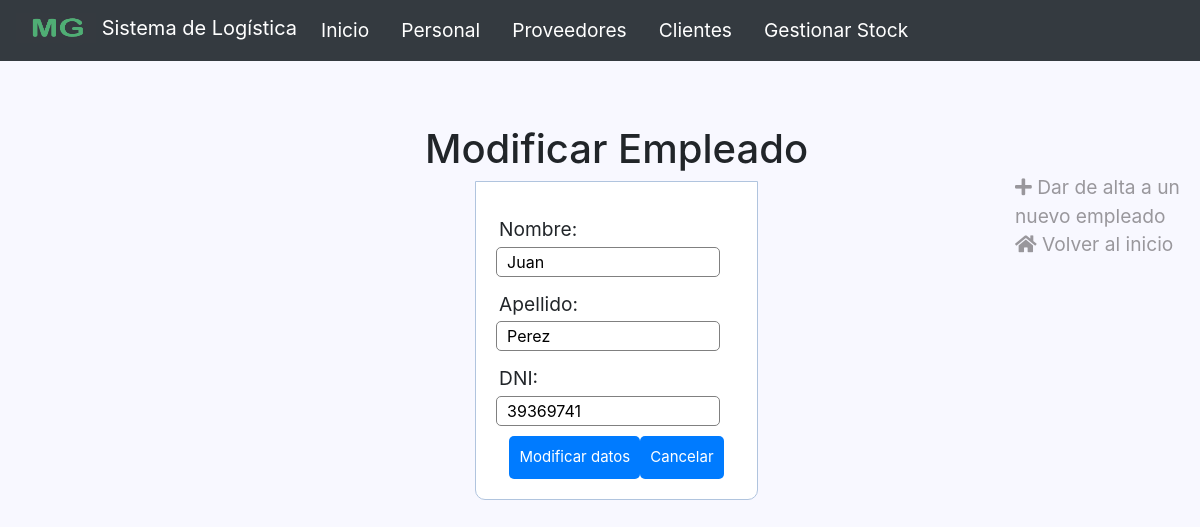
Screenshot of /empleados/modificarEmpleados.php?id=1 with the database file from the repository.
### tables this page shows
CREATE TABLE `personales` (
  `id` int(11) NOT NULL,
  `nombre` varchar(50) NOT NULL,
  `apellido` varchar(50) NOT NULL,
  `DNI` int(11) NOT NULL,
  `fecha_ingreso_laboral` date NOT NULL,
  `telefono` int(11) NOT NULL,
  `labor_id` int(50) NOT NULL
);

### empleados/modificarEmpleados.php (the view, shortened to what this page needs)
<html>
	<head>
	<link rel="stylesheet" href="/MasterGame/css/bootstrap.css">
	<link rel="stylesheet" href="https://use.fontawesome.com/releases/v5.3.1/css/all.css">
	</head>
	<body>
		<nav class="navbar navbar-expand-lg navbar-dark bg-dark"
		style="position: sticky; z-index: 1071; top: 0;">
			<div class="d-flex justify-content-end">
		    <a class="navbar-brand" href="../index.html"  style="color: #fff;">
			    <img src="/MasterGame/images/mg2.jpg" width="80" height="30" class="d-inline-block align-top" data-toggle="tooltip" data-placement="bottom" title="Sistema de Logística Master Game">
			    Sistema de Logística
			   </a>
			<div class="nav navbar-nav navbar-right">
				<div class="collapse navbar-collapse" id="navbarText">
					<ul class="navbar-nav mr-auto">
			    		<li class="nav-item active">
			    			<a class="nav-link" href="../index.html" style="margin-right: 1rem; color: #fff;">Inicio <span class="sr-only">(current)</span></a>
			    		</li>
			    		<li class="nav-item" style="margin-right: 1rem;">
			    			<a class="nav-link" href="../empleados/FichasEmpleados.php" style="color: #fff;">Personal</a>
			    		</li>
			    		<li class="nav-item" style="margin-right: 1rem;">
			    			<a class="nav-link" href="../proveedores/Proveedores.php" style="color: #fff;">Proveedores</a>
			    		</li>
			    		<li class="nav-item" style="margin-right: 1rem;">
			    			<a class="nav-link" href="../clientes/crud.php" style="color: #fff;">Clientes</a>
			    		</li>
			    		<li class="nav-item" style="margin-right: 1rem;">
			    			<a class="nav-link" href="../inventarioo/nuevo.php" style="color: #fff;">Gestionar Stock</a>
			    		</li>
			    	</ul>
				</div>
			</div>
		</nav>
		<div class="container-fluid" style="margin-top: 3rem;">
			<div class="row flex-xl-nowrap">
				<div class="col-12 col-md-3 col-xl-2 bd-sidebar">
				</div>
				<main class="col-12 col-md-9 col-xl-8 py-md-3 pl-md-5 bd-content">
					<?php
						$pdo = conectar();
						$consulta=$pdo->prepare("SELECT nombre, apellido, DNI FROM personales WHERE id=:numeroRecibido");
						$consulta->bindValue(':numeroRecibido',$_GET['id']);
						$consulta->execute();
						$datos = $consulta->fetchAll(PDO::FETCH_ASSOC);
						echo '<div class="container" align="center">
							<h1>Modificar Empleado</h1>';
							echo '<form action="guardarModifEmpleados.php" method="post">';
							echo '<div class="input-group">';
								echo "<label> Nombre: </label>
									<input type='text' name='nombre' value='{$datos[0]['nombre']}' required>
								</div>";
							echo '<div class="input-group">';
								echo "<label> Apellido: </label>
									<input type='text' name='apellido' value='{$datos[0]['apellido']}' required>
									</div>";
							echo '<div class="input-group">';
								echo "<label> DNI: </label>
									<input name='DNI' type='number' value='{$datos[0]['DNI']}' min=7000000 required>
								</div>";
							echo '<input type="submit" value="Modificar datos" class="btn btn btn-primary">';
							echo '<a href="FichasEmpleados.php" class="btn btn btn-primary"> Cancelar </a>';
							echo '</form>
						</div>';
					?>
				</main>
				<div class="d-none d-xl-block col-xl-2 bd-toc">
					<ul class="section-nav" style="list-style: none; margin-top: 4rem;">
						<li class="toc-entry toc-h2">
							<a href="formAlta.php" style="color:#99979c">
								<i class="fa fa-plus" aria-hidden="true"></i> Dar de alta a un nuevo empleado
							</a>
						</li>
						<li class="toc-entry toc-h2">
							<a href="../index.html" style="color:#99979c">
								<i class="fa fa-home" aria-hidden="true"></i> Volver al inicio
							</a>
						</li>
					</ul>
				</div>
			</div>
		</div>
	</body>
</html>

### empleados/modificarEmpleados.php (style rules this page uses)
* { margin: 0px; padding: 0px; }
body { font-size: 120%; background: #F8F8FF; }
form, .content { width: 40%; margin: 0px auto; padding: 20px; border: 1px solid #B0C4DE; background: white; border-radius: 0px 0px 10px 10px; }
.input-group { margin: 10px 0px 10px 0px; }
.input-group label { display: block; text-align: left; margin: 3px; }
.input-group input { height: 30px; width: 93%; padding: 5px 10px; font-size: 16px; border-radius: 5px; border: 1px solid gray; }
.btn { padding: 10px; font-size: 15px; border: none; border-radius: 5px; }

### rows the page displays
personales: nombre "Juan", apellido "Perez", DNI "39369741"
